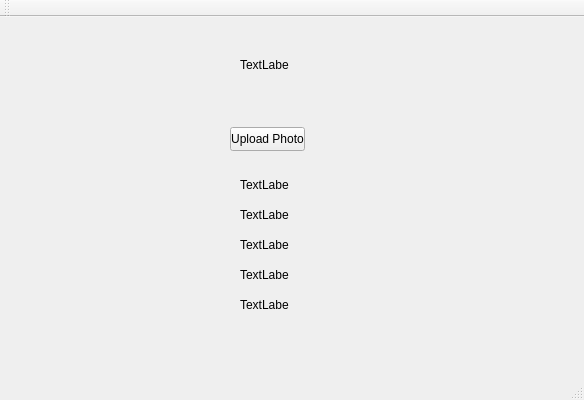
<?xml version="1.0" encoding="UTF-8"?>
<ui version="4.0">
 <class>ProfileUserWindowClass</class>
 <widget class="QMainWindow" name="ProfileUserWindowClass">
  <property name="geometry">
   <rect>
    <x>0</x>
    <y>0</y>
    <width>584</width>
    <height>400</height>
   </rect>
  </property>
  <property name="windowTitle">
   <string>ProfileUserWindow</string>
  </property>
  <widget class="QWidget" name="centralWidget">
   <widget class="QLabel" name="ProfilePictureLabel">
    <property name="geometry">
     <rect>
      <x>240</x>
      <y>40</y>
      <width>49</width>
      <height>16</height>
     </rect>
    </property>
    <property name="text">
     <string>TextLabel</string>
    </property>
   </widget>
   <widget class="QLabel" name="ProfileNameLabel">
    <property name="geometry">
     <rect>
      <x>240</x>
      <y>160</y>
      <width>49</width>
      <height>16</height>
     </rect>
    </property>
    <property name="text">
     <string>TextLabel</string>
    </property>
   </widget>
   <widget class="QLabel" name="TotalGamesLabel">
    <property name="geometry">
     <rect>
      <x>240</x>
      <y>190</y>
      <width>49</width>
      <height>16</height>
     </rect>
    </property>
    <property name="text">
     <string>TextLabel</string>
    </property>
   </widget>
   <widget class="QLabel" name="GamesWonLabel">
    <property name="geometry">
     <rect>
      <x>240</x>
      <y>220</y>
      <width>49</width>
      <height>16</height>
     </rect>
    </property>
    <property name="text">
     <string>TextLabel</string>
    </property>
   </widget>
   <widget class="QLabel" name="GamesLostLabel">
    <property name="geometry">
     <rect>
      <x>240</x>
      <y>250</y>
      <width>49</width>
      <height>16</height>
     </rect>
    </property>
    <property name="text">
     <string>TextLabel</string>
    </property>
   </widget>
   <widget class="QLabel" name="TotalPointsLabel">
    <property name="geometry">
     <rect>
      <x>240</x>
      <y>280</y>
      <width>49</width>
      <height>16</height>
     </rect>
    </property>
    <property name="text">
     <string>TextLabel</string>
    </property>
   </widget>
   <widget class="QPushButton" name="UploadButton">
    <property name="geometry">
     <rect>
      <x>230</x>
      <y>110</y>
      <width>75</width>
      <height>24</height>
     </rect>
    </property>
    <property name="text">
     <string>Upload Photo</string>
    </property>
   </widget>
  </widget>
  <widget class="QMenuBar" name="menuBar">
   <property name="geometry">
    <rect>
     <x>0</x>
     <y>0</y>
     <width>584</width>
     <height>22</height>
    </rect>
   </property>
  </widget>
  <widget class="QToolBar" name="mainToolBar">
   <attribute name="toolBarArea">
    <enum>TopToolBarArea</enum>
   </attribute>
   <attribute name="toolBarBreak">
    <bool>false</bool>
   </attribute>
  </widget>
  <widget class="QStatusBar" name="statusBar"/>
 </widget>
 <layoutdefault spacing="6" margin="11"/>
 <resources/>
 <connections/>
</ui>
